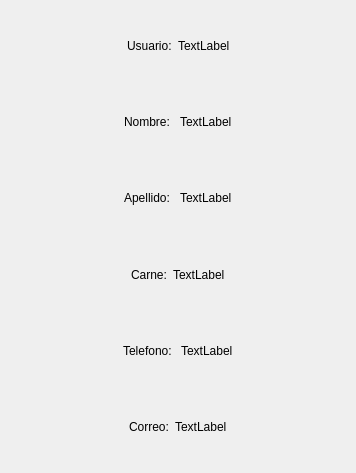
<?xml version="1.0" encoding="UTF-8"?>
<ui version="4.0">
 <class>DatosPersonales</class>
 <widget class="QDialog" name="DatosPersonales">
  <property name="geometry">
   <rect>
    <x>0</x>
    <y>0</y>
    <width>356</width>
    <height>473</height>
   </rect>
  </property>
  <property name="windowTitle">
   <string>Datos Personales</string>
  </property>
  <layout class="QVBoxLayout" name="verticalLayout">
   <item>
    <layout class="QHBoxLayout" name="horizontalLayout">
     <item>
      <spacer name="horizontalSpacer_7">
       <property name="orientation">
        <enum>Qt::Horizontal</enum>
       </property>
       <property name="sizeHint" stdset="0">
        <size>
         <width>40</width>
         <height>20</height>
        </size>
       </property>
      </spacer>
     </item>
     <item>
      <widget class="QLabel" name="label">
       <property name="text">
        <string>Usuario:</string>
       </property>
      </widget>
     </item>
     <item>
      <widget class="QLabel" name="label_7">
       <property name="text">
        <string>TextLabel</string>
       </property>
      </widget>
     </item>
     <item>
      <spacer name="horizontalSpacer_6">
       <property name="orientation">
        <enum>Qt::Horizontal</enum>
       </property>
       <property name="sizeHint" stdset="0">
        <size>
         <width>40</width>
         <height>20</height>
        </size>
       </property>
      </spacer>
     </item>
    </layout>
   </item>
   <item>
    <layout class="QHBoxLayout" name="horizontalLayout_2">
     <item>
      <spacer name="horizontalSpacer_8">
       <property name="orientation">
        <enum>Qt::Horizontal</enum>
       </property>
       <property name="sizeHint" stdset="0">
        <size>
         <width>40</width>
         <height>20</height>
        </size>
       </property>
      </spacer>
     </item>
     <item>
      <widget class="QLabel" name="label_2">
       <property name="text">
        <string>Nombre: </string>
       </property>
      </widget>
     </item>
     <item>
      <widget class="QLabel" name="label_8">
       <property name="text">
        <string>TextLabel</string>
       </property>
      </widget>
     </item>
     <item>
      <spacer name="horizontalSpacer_5">
       <property name="orientation">
        <enum>Qt::Horizontal</enum>
       </property>
       <property name="sizeHint" stdset="0">
        <size>
         <width>40</width>
         <height>20</height>
        </size>
       </property>
      </spacer>
     </item>
    </layout>
   </item>
   <item>
    <layout class="QHBoxLayout" name="horizontalLayout_3">
     <item>
      <spacer name="horizontalSpacer_9">
       <property name="orientation">
        <enum>Qt::Horizontal</enum>
       </property>
       <property name="sizeHint" stdset="0">
        <size>
         <width>40</width>
         <height>20</height>
        </size>
       </property>
      </spacer>
     </item>
     <item>
      <widget class="QLabel" name="label_3">
       <property name="text">
        <string>Apellido: </string>
       </property>
      </widget>
     </item>
     <item>
      <widget class="QLabel" name="label_9">
       <property name="text">
        <string>TextLabel</string>
       </property>
      </widget>
     </item>
     <item>
      <spacer name="horizontalSpacer_4">
       <property name="orientation">
        <enum>Qt::Horizontal</enum>
       </property>
       <property name="sizeHint" stdset="0">
        <size>
         <width>40</width>
         <height>20</height>
        </size>
       </property>
      </spacer>
     </item>
    </layout>
   </item>
   <item>
    <layout class="QHBoxLayout" name="horizontalLayout_4">
     <item>
      <spacer name="horizontalSpacer_10">
       <property name="orientation">
        <enum>Qt::Horizontal</enum>
       </property>
       <property name="sizeHint" stdset="0">
        <size>
         <width>40</width>
         <height>20</height>
        </size>
       </property>
      </spacer>
     </item>
     <item>
      <widget class="QLabel" name="label_4">
       <property name="text">
        <string>Carne:</string>
       </property>
      </widget>
     </item>
     <item>
      <widget class="QLabel" name="label_10">
       <property name="text">
        <string>TextLabel</string>
       </property>
      </widget>
     </item>
     <item>
      <spacer name="horizontalSpacer_3">
       <property name="orientation">
        <enum>Qt::Horizontal</enum>
       </property>
       <property name="sizeHint" stdset="0">
        <size>
         <width>40</width>
         <height>20</height>
        </size>
       </property>
      </spacer>
     </item>
    </layout>
   </item>
   <item>
    <layout class="QHBoxLayout" name="horizontalLayout_5">
     <item>
      <spacer name="horizontalSpacer_11">
       <property name="orientation">
        <enum>Qt::Horizontal</enum>
       </property>
       <property name="sizeHint" stdset="0">
        <size>
         <width>40</width>
         <height>20</height>
        </size>
       </property>
      </spacer>
     </item>
     <item>
      <widget class="QLabel" name="label_5">
       <property name="text">
        <string>Telefono: </string>
       </property>
      </widget>
     </item>
     <item>
      <widget class="QLabel" name="label_11">
       <property name="text">
        <string>TextLabel</string>
       </property>
      </widget>
     </item>
     <item>
      <spacer name="horizontalSpacer_2">
       <property name="orientation">
        <enum>Qt::Horizontal</enum>
       </property>
       <property name="sizeHint" stdset="0">
        <size>
         <width>40</width>
         <height>20</height>
        </size>
       </property>
      </spacer>
     </item>
    </layout>
   </item>
   <item>
    <layout class="QHBoxLayout" name="horizontalLayout_6">
     <item>
      <spacer name="horizontalSpacer_12">
       <property name="orientation">
        <enum>Qt::Horizontal</enum>
       </property>
       <property name="sizeHint" stdset="0">
        <size>
         <width>40</width>
         <height>20</height>
        </size>
       </property>
      </spacer>
     </item>
     <item>
      <widget class="QLabel" name="label_6">
       <property name="text">
        <string>Correo:</string>
       </property>
      </widget>
     </item>
     <item>
      <widget class="QLabel" name="label_12">
       <property name="text">
        <string>TextLabel</string>
       </property>
      </widget>
     </item>
     <item>
      <spacer name="horizontalSpacer">
       <property name="orientation">
        <enum>Qt::Horizontal</enum>
       </property>
       <property name="sizeHint" stdset="0">
        <size>
         <width>40</width>
         <height>20</height>
        </size>
       </property>
      </spacer>
     </item>
    </layout>
   </item>
  </layout>
 </widget>
 <resources/>
 <connections/>
</ui>
